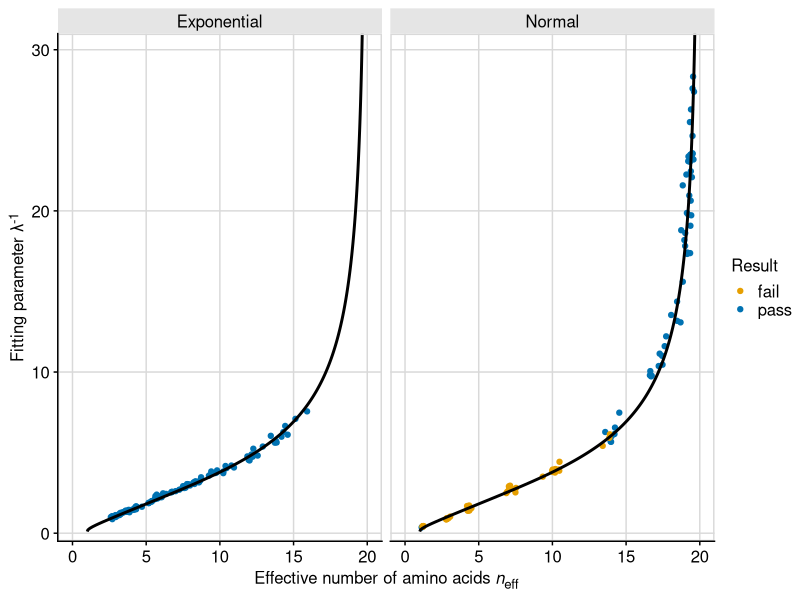

This chart was generated by the following R code:
## ---- chunk 1
knitr::opts_chunk$set(echo = TRUE)
## ---- chunk 2
library(tidyverse)
library(stringr)
library(cowplot)
library(broom)
library(ggtext)
theme_set(theme_cowplot())

## ---- chunk 3
###### exponential ######
# generate data into tidy_align df
# correct method: multinomial with expo prob function
# p(k)=ce^(-lambda*k)
# rmultinom(10, 500, exp(-1*(0:19)))
# range of lambda, range of eff n
# 10 sites with 500 aa counts
null_exp0 <- data.frame(t(rmultinom(10, 500, exp(-1*(0:19))))) 
null_exp1 <- data.frame(t(rmultinom(10, 500, exp(-0.83*(0:19)))))
null_exp2 <- data.frame(t(rmultinom(10, 500, exp(-0.75*(0:19)))))
null_exp3 <- data.frame(t(rmultinom(10, 500, exp(-0.63*(0:19)))))
null_exp4 <- data.frame(t(rmultinom(10, 500, exp(-0.5*(0:19)))))
null_exp5 <- data.frame(t(rmultinom(10, 500, exp(-0.42*(0:19)))))
null_exp6 <- data.frame(t(rmultinom(10, 500, exp(-0.35*(0:19)))))
null_exp7 <- data.frame(t(rmultinom(10, 500, exp(-0.3*(0:19)))))
null_exp8 <- data.frame(t(rmultinom(10, 500, exp(-0.25*(0:19)))))
null_exp9 <- data.frame(t(rmultinom(10, 500, exp(-0.2*(0:19)))))
null_exp10 <- data.frame(t(rmultinom(10, 500, exp(-0.15*(0:19)))))

full_join(null_exp0, null_exp1) %>% full_join(., null_exp2) %>% 
  full_join(., null_exp3) %>% full_join(., null_exp4) %>% 
  full_join(., null_exp5) %>% full_join(., null_exp6) %>%
  full_join(., null_exp7) %>% full_join(., null_exp8) %>% 
  full_join(., null_exp9) %>% full_join(., null_exp10) -> null_exp

rm(null_exp0, null_exp1, null_exp2, null_exp3, null_exp4, null_exp5,
   null_exp6, null_exp7, null_exp8, null_exp9, null_exp10)

# recreate all_count df (site, aa, count)
null_exp %>% 
  mutate(site = seq(1:nrow(null_exp))) %>% 
  pivot_longer(-site, names_to = "aa", values_to = "count") -> all_count_exp

###### normal dist ######
# correct method: multinomial with normal prob function
# p(k)=ce^(-(k-10)^2/(sigma^2))
# range of sigman, range of neff
# 10 sites with 500 aa counts
null_nrm0 <- data.frame(t(rmultinom(10, 500, exp(-1*((0:19)-10)^2/(0.5^2))))) 
null_nrm1 <- data.frame(t(rmultinom(10, 500, exp(-1*((0:19)-10)^2/(1^2)))))
null_nrm2 <- data.frame(t(rmultinom(10, 500, exp(-1*((0:19)-10)^2/(1.5^2)))))
null_nrm3 <- data.frame(t(rmultinom(10, 500, exp(-1*((0:19)-10)^2/(2.5^2)))))
null_nrm4 <- data.frame(t(rmultinom(10, 500, exp(-1*((0:19)-10)^2/(3.5^2)))))
null_nrm5 <- data.frame(t(rmultinom(10, 500, exp(-1*((0:19)-10)^2/(5^2)))))
null_nrm6 <- data.frame(t(rmultinom(10, 500, exp(-1*((0:19)-10)^2/(7^2)))))
null_nrm7 <- data.frame(t(rmultinom(10, 500, exp(-1*((0:19)-10)^2/(9^2)))))
null_nrm8 <- data.frame(t(rmultinom(10, 500, exp(-1*((0:19)-10)^2/(11.5^2)))))
null_nrm9 <- data.frame(t(rmultinom(10, 500, exp(-1*((0:19)-10)^2/(13.5^2)))))
null_nrm10 <- data.frame(t(rmultinom(10, 500, exp(-1*((0:19)-10)^2/(15^2)))))

full_join(null_nrm0, null_nrm1) %>% full_join(., null_nrm2) %>% 
  full_join(., null_nrm3) %>% full_join(., null_nrm4) %>% 
  full_join(., null_nrm5) %>% full_join(., null_nrm6) %>% 
  full_join(., null_nrm7) %>% full_join(., null_nrm8) %>% 
  full_join(., null_nrm9) %>% full_join(., null_nrm10) -> null_nrm

rm(null_nrm0, null_nrm1, null_nrm2, null_nrm3, null_nrm4, null_nrm5,
   null_nrm6, null_nrm7, null_nrm8, null_nrm9, null_nrm10)

null_nrm %>% 
  mutate(site = seq(1:nrow(null_nrm))) %>% 
  pivot_longer(-site, names_to = "aa", values_to = "count") -> all_count_nrm


## ---- chunk 4
# USING ONLY OBSERVED AA
# order aa by relative frequency
all_count_exp %>%
  arrange(all_count_exp$site, desc(count)) -> ordered_count_exp
all_count_nrm %>%
  arrange(all_count_nrm$site, desc(count)) -> ordered_count_nrm

# make the categorical variable (aa) numerical (k) by numbering aa's 1-20 in order of freq
ordered_count_exp %>%
  group_by(site) %>%
  mutate(k = as.numeric(0:19)) -> ordered_count_exp
ordered_count_nrm %>%
  group_by(site) %>%
  mutate(k = as.numeric(0:19)) -> ordered_count_nrm

# remove aa with zero values
ordered_count_exp %>%
  filter(count > 0) -> observed_aa_exp
ordered_count_nrm %>%
  filter(count > 0) -> observed_aa_nrm

# count relative to most frequent - rescale to 1 for highly conserved sites
observed_aa_exp %>%
  group_by(site) %>%
  mutate(rel_count = count/max(count)) -> observed_aa_exp
observed_aa_nrm %>%
  group_by(site) %>%
  mutate(rel_count = count/max(count)) -> observed_aa_nrm

# log-transformed data
observed_aa_exp %>%
  mutate(ln_count = log(rel_count)) -> observed_aa_exp 
observed_aa_nrm %>%
  mutate(ln_count = log(rel_count)) -> observed_aa_nrm 

# fit to a linear function, using map and BROOM 
# SET INTERCEPT TO 0
observed_aa_exp %>% 
  nest(data = c(aa, count, k, rel_count, ln_count)) %>%
  mutate(fit = map(data, ~ lm(ln_count ~ 0 + k, data = .)),
         #intercept = map_dbl(fit, ~ (.)$coefficients[1]),
         slope = map_dbl(fit, ~ (.)$coefficients[1])) %>% 
  select(-data, -fit) -> observed_fits_exp
observed_aa_nrm %>% 
  nest(data = c(aa, count, k, rel_count, ln_count)) %>%
  mutate(fit = map(data, ~ lm(ln_count ~ 0 + k, data = .)),
         #intercept = map_dbl(fit, ~ (.)$coefficients[1]),
         slope = map_dbl(fit, ~ (.)$coefficients[1])) %>% 
  select(-data, -fit) -> observed_fits_nrm

ordered_count_exp %>% 
  left_join(observed_fits_exp, by = "site") %>%
  mutate(est_dist = exp(k*slope)) -> ordered_count_exp
ordered_count_nrm %>% 
  left_join(observed_fits_nrm, by = "site") %>%
  mutate(est_dist = exp(k*slope)) -> ordered_count_nrm

# rescale to compare w raw count
ordered_count_exp %>%
  group_by(site) %>%
  mutate(est_rel = est_dist/sum(est_dist)) %>%
  mutate(est_count = sum(count)*est_rel) -> ordered_count_exp
ordered_count_nrm %>%
  group_by(site) %>%
  mutate(est_rel = est_dist/sum(est_dist)) %>%
  mutate(est_count = sum(count)*est_rel) -> ordered_count_nrm


## ---- chunk 5
# exponential
ordered_count_exp %>% 
  nest(data = c(aa, count, k, slope, est_dist, est_rel, est_count)) %>%
  mutate(chisq = map(data, ~ sum(((.$count - .$est_count)^2)/.$est_count)),
         p_value = map_dbl(chisq, ~ pchisq(., 18, lower.tail=FALSE))) %>% 
  select(-data) %>%
  mutate(p.adjusted = p.adjust(p_value, method= "fdr")) -> chisq_results_exp

chisq_results_exp %>%
  mutate(result = "pass") -> chisq_results_exp

chisq_results_exp$result[chisq_results_exp$p.adjusted < 0.05] <- "fail"

chisq_results_exp %>% filter(result == "fail") %>% nrow()/nrow(chisq_results_exp)

# normal
ordered_count_nrm %>% 
  nest(data = c(aa, count, k, slope, est_dist, est_rel, est_count)) %>%
  mutate(chisq = map(data, ~ sum(((.$count - .$est_count)^2)/.$est_count)),
         p_value = map_dbl(chisq, ~ pchisq(., 18, lower.tail=FALSE))) %>% 
  select(-data) %>%
  mutate(p.adjusted = p.adjust(p_value, method= "fdr")) -> chisq_results_nrm

chisq_results_nrm %>%
  mutate(result = "pass") -> chisq_results_nrm

chisq_results_nrm$result[chisq_results_nrm$p.adjusted < 0.05] <- "fail"

chisq_results_nrm %>% filter(result == "fail") %>% nrow()/nrow(chisq_results_nrm)


## ---- chunk 6
# eff aa for actual distribution
observed_aa_exp %>%
  group_by(site) %>%
  mutate(frequency = (count)/sum(count)) -> site_aa_freq_exp
observed_aa_nrm %>%
  group_by(site) %>%
  mutate(frequency = (count)/sum(count)) -> site_aa_freq_nrm

site_aa_freq_exp %>% 
  mutate(flnf = frequency*log(frequency)) %>%
  group_by(site) %>% 
  summarize(entropy = -sum(flnf),
            eff_aa = exp(entropy),
            n = length(unique(aa))) -> eff_aa_all_exp
site_aa_freq_nrm %>% 
  mutate(flnf = frequency*log(frequency)) %>%
  group_by(site) %>% 
  summarize(entropy = -sum(flnf),
            eff_aa = exp(entropy),
            n = length(unique(aa))) -> eff_aa_all_nrm

# eff aa for estimated distribution
ordered_count_exp %>% 
  group_by(site) %>%
  mutate(freq = (est_count)/sum(est_count)) -> site_aa_freq_2_exp
site_aa_freq_2_exp %>% 
  mutate(flnf = freq*log(freq)) %>%
  group_by(site) %>%
  summarize(entr = -sum(flnf),
            eff_aa_est = exp(entr)) -> eff_aa_all_est_exp
ordered_count_nrm %>% 
  group_by(site) %>%
  mutate(freq = (est_count)/sum(est_count)) -> site_aa_freq_2_nrm
site_aa_freq_2_nrm %>% 
  mutate(flnf = freq*log(freq)) %>%
  group_by(site) %>%
  summarize(entr = -sum(flnf),
            eff_aa_est = exp(entr)) -> eff_aa_all_est_nrm

left_join(eff_aa_all_exp, eff_aa_all_est_exp) -> compare_eff_aa_exp
left_join(eff_aa_all_nrm, eff_aa_all_est_nrm) -> compare_eff_aa_nrm

# ggplot(compare_eff_aa_nrm, aes(x=eff_aa, y=eff_aa_est)) + 
#   geom_point() +
#   geom_abline(slope = 1, intercept = 0) + 
#   #xlim(0,16) + 
#   #ylim(0,16) + 
#   labs(title = "Null model linear fit", x = "eff_aa actual", y = "eff_aa fit")

## ---- chunk 7
observed_fits_exp %>%
  left_join(eff_aa_all_exp) %>% 
  select(site, slope, eff_aa)-> gam_v_effaa_exp
observed_fits_nrm %>%
  left_join(eff_aa_all_nrm) %>% 
  select(site, slope, eff_aa)-> gam_v_effaa_nrm

gam_v_effaa_exp %>%
  left_join(chisq_results_exp) %>% 
  select(site, slope, eff_aa, result) -> gam_v_effaa_exp
gam_v_effaa_nrm %>%
  left_join(chisq_results_nrm) %>% 
  select(site, slope, eff_aa, result) -> gam_v_effaa_nrm

# theoretical prediction
neff <- function(lambda_inv) {
  lambda <- 1/lambda_inv
  pi <- lambda*exp(-lambda*(0:19))
  C <- sum(pi)
  pi <- pi/C
  exp(-sum(pi*log(pi)))
}
#neff2(1/3)

df_theory <- data.frame(lambda_inv = (0:-100)/10, ne = vapply((0:-100)/10, 
                                                              neff, numeric(1)))
df_theory2 <- data.frame(lambda_inv = (0:-400)/10, ne = vapply((0:-400)/10, 
                                                              neff, numeric(1)))

gam_v_effaa_exp %>% 
  mutate(null = "Exponential") -> gam_v_effaa_exp
gam_v_effaa_nrm %>% 
  mutate(null = "Normal") -> gam_v_effaa_nrm

full_join(gam_v_effaa_exp, gam_v_effaa_nrm, by = c("site", "slope", "eff_aa",
                                                   "result", "null")) -> gam_v_effaa

## ---- chunk 8

ggplot(gam_v_effaa, 
       aes(x = eff_aa, 
           y = -1/slope)) + 
  geom_point(aes(color = result)) +
  geom_line(data = df_theory2, 
            aes(ne, -1*lambda_inv), 
            inherit.aes = FALSE, 
            size = 1) +
  facet_wrap(vars(null)) +
  labs(x = "Effective number of amino acids *n*<sub>eff</sub>", 
       y = "Fitting parameter &lambda;<sup>-1</sup>",
       color = "Result") +
  scale_color_manual(
    values = c("#E69F00", "#0072B2")
  ) +
  scale_y_continuous(limits = c(-0.5, 31), expand = c(0, 0)) +
  scale_x_continuous(limits = c(0, 20)) +
  theme_cowplot(12, rel_small = 1) +
  panel_border() +
  background_grid() +
  theme(legend.position = "right",
        axis.title.x = element_markdown(),
        axis.title.y = element_markdown(),
        strip.background = element_rect(fill = "gray90")) -> fig5

fig5

save_plot("figure5.png", fig5, ncol = 1, nrow = 1, base_height = 5,
          base_asp = 1.618, base_width = NULL)


